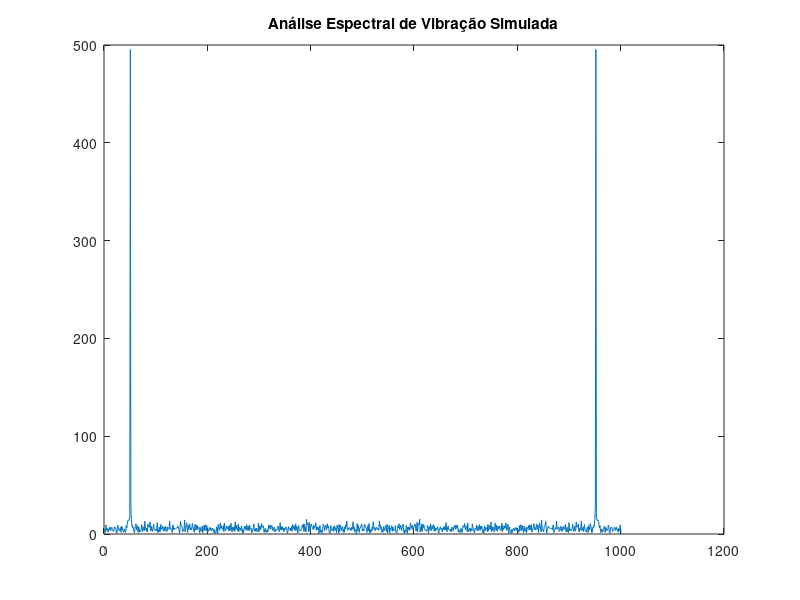

The MATLAB source for this figure:
% Simulação de vibração mecânica com ruído e tendência
t = 0:0.001:1;
vib = sin(2*pi*50*t) + 0.2*randn(size(t));
plot(abs(fft(vib))); title('Análise Espectral de Vibração Simulada');
